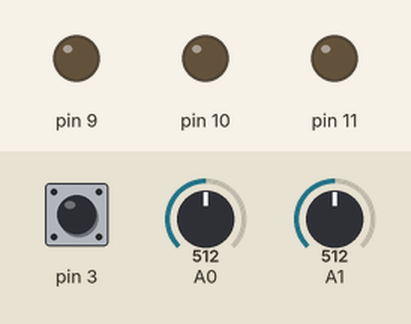
A sketch run on a simulated Arduino Uno, built with avr-gcc and run on an emulated ATmega328P. Shown: output pins drawn as LEDs (lit = HIGH). Inputs (shaded band) come from the test bench; at power-on: A0 = 512, A1 = 512, pin 3 HIGH.

Above: at 1.2 s.
1.3 s: A0 set to 716
At 2.5 s:
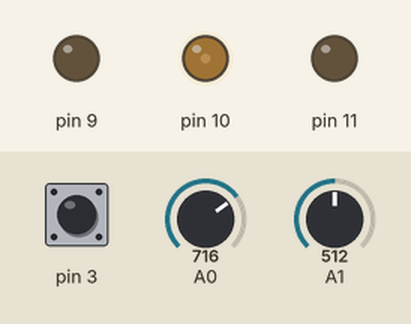
2.8 s: A1 set to 716
At 3.8 s:
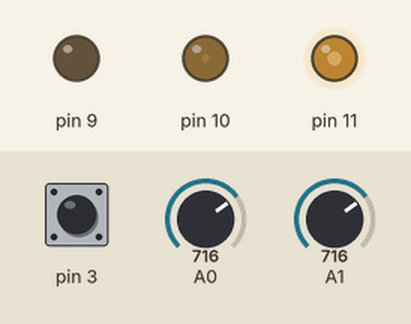
4.3 s: A1 set to 900
At 5.0 s:
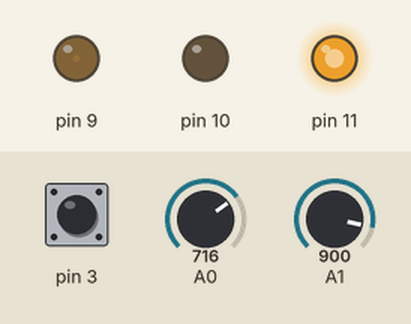
5.8 s: A0 set to 900
At 6.1 s:
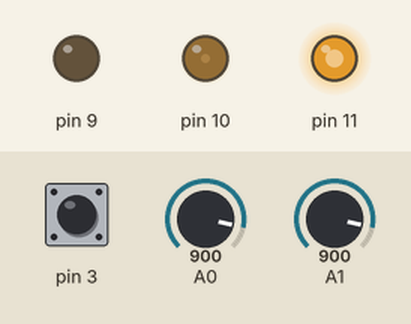
7.3 s: A1 set to 1023
At 8.4 s:
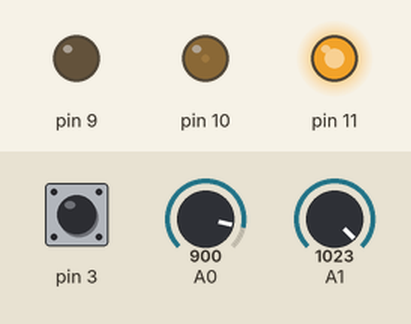
8.8 s: A0 set to 511
At 9.6 s:
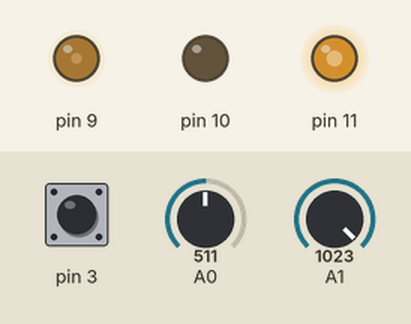
Timing chart, 0 to 11.3 s (numbered marks = the images above; inputs shaded):
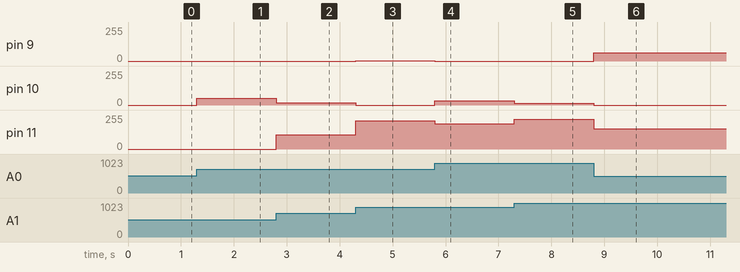

Measured:
- after the input at 1.3 s, pin 10: 0/255 → 50/255 at once
- after the input at 2.8 s, pin 10: 50/255 → 17/255 at once; pin 11: 0/255 → 108/255 at once
- after the input at 4.3 s, pin 9: 0/255 → 3/255 at once; pin 10: 17/255 → 0/255 at once; pin 11: 108/255 → 212/255 at once
- after the input at 5.8 s, pin 9: 3/255 → 0/255 at once; pin 10: 0/255 → 31/255 at once; pin 11: 212/255 → 191/255 at once
- after the input at 7.3 s, pin 10: 31/255 → 15/255 at once; pin 11: 191/255 → 224/255 at once
- after the input at 8.8 s, pin 9: 0/255 → 63/255 at once; pin 10: 15/255 → 0/255 at once; pin 11: 224/255 → 151/255 at once

The sketch:

arduino_rgbled.ino
```cpp
#include "rgbled.h"
#include "color.h"
#include "joystick.h"

const byte pinX{ A0 };
const byte pinY{ A1 };
const byte pinJoybtn{ 3 };
const double deadzone{ 0.05 };

const byte pinR{ 9 };
const byte pinG{ 10 };
const byte pinB{ 11 };

Joystick joystick{ pinX, pinY, pinJoybtn, deadzone };
RGBLED led{ pinR, pinG, pinB };

volatile bool paused{ false };

void onClick(const Joystick::State &state)
{
    paused = !paused;
}

void onUpdate(const Joystick::State &state)
{
    if (!paused)
    {
        Color color = Color::fromAngle(state.angle);
        led.setColor(color, state.magnitude);
    }
}

void setup()
{
    joystick.setOnClick(onClick);
    joystick.setOnUpdate(onUpdate);
}

void loop()
{
    joystick.update();
}
```

color.cpp
```cpp
#include "color.h"

Color Color::blend(const Color & c1, const Color & c2, double ratio)
{
    byte r = c1.red * (1 - ratio) + c2.red * ratio;
    byte g = c1.green * (1 - ratio) + c2.green * ratio;
    byte b = c1.blue * (1 - ratio) + c2.blue * ratio;
    return Color(r, g, b);
}

Color Color::fromAngle(double angle)
{
    const byte segment = angle / (PI / 3);
    const double ratio = fmod(angle, (PI / 3)) / (PI / 3);
    switch (segment)
    {
    case 0:
	case 6:
        return Color::blend(Color(RED), Color(ORANGE), ratio);
    case 1:
        return Color::blend(Color(ORANGE), Color(YELLOW), ratio);
    case 2:
        return Color::blend(Color(YELLOW), Color(GREEN), ratio);
    case 3:
        return Color::blend(Color(GREEN), Color(BLUE), ratio);
    case 4:
        return Color::blend(Color(BLUE), Color(PURPLE), ratio);
    case 5:
        return Color::blend(Color(PURPLE), Color(RED), ratio);
    default:
        return Color(OFF);
    }
}
```

color.h
```cpp
#ifndef _COLOR_h
#define _COLOR_h

#include "Arduino.h"

#define RED 0x00FF0000
#define ORANGE 0x00BF1F00
#define YELLOW 0x00FF7F00
#define GREEN 0x00007F00
#define BLUE 0X000000FF
#define PURPLE 0x007F002F
#define OFF 0x00000000

class Color {
public:
    const byte red;
    const byte green;
    const byte blue;
    Color(long c) : Color(c >> 16, c >> 8, c) {}
    Color(byte r, byte g, byte b) : red{ r }, green{ g }, blue{ b } {}
    static Color blend(const Color &c1, const Color &c2, double ratio);
    static Color fromAngle(double angle);
};

#endif
```

joystick.cpp
```cpp
#include "joystick.h"

void Joystick::update()
{
    int x = analogRead(mXPin) - 511;
    int y = analogRead(mYPin) - 511;
    mState.angle = atan2(y, x) + PI;
    mState.magnitude = sqrt(static_cast<long>(x) * x + static_cast<long>(y) * y);
    mState.magnitude = min(mState.magnitude, 512.0) / 512.0;
    if (mState.magnitude < mDeadzone)
    {
        mState.magnitude = 0.0;
        mState.angle = 0.0;
    }
    int buttonState = digitalRead(mButtonPin);
    if (buttonState != (mState.pressed ? LOW : HIGH))
    {
        mState.pressed = (buttonState == LOW);
        if (mOnClick && mState.pressed) mOnClick(mState);
    }
    if (mOnUpdate) mOnUpdate(mState);
}

void Joystick::setOnClick(void(*function)(const State &))
{
    mOnClick = function;
}

void Joystick::setOnUpdate(void(*function)(const State &))
{
    mOnUpdate = function;
}

void Joystick::removeOnClick()
{
    mOnClick = nullptr;
}

void Joystick::removeOnUpdate()
{
    mOnUpdate = nullptr;
}

void Joystick::init() const
{
    pinMode(mXPin, INPUT);
    pinMode(mYPin, INPUT);
    pinMode(mButtonPin, INPUT_PULLUP);
}
```

joystick.h
```cpp
#ifndef _JOYSTICK_h
#define _JOYSTICK_h

#include "Arduino.h"

class Joystick
{
public:
    struct State {
        double angle;
        double magnitude;
        bool pressed;
    };
    Joystick(byte xPin, byte yPin, byte buttonPin)
        : Joystick(xPin, yPin, buttonPin, 0)
    { init(); }
    Joystick(byte xPin, byte yPin, byte buttonPin, double deadzone)
        : mXPin{ xPin }, mYPin{ yPin }, mButtonPin{ buttonPin }, mDeadzone{ deadzone }
    { init(); }
    void update();
    void setOnClick(void(*function)(const State &));
    void setOnUpdate(void(*function)(const State &));
    void removeOnClick();
    void removeOnUpdate();
private:
    const byte mXPin;
    const byte mYPin;
    const byte mButtonPin;
    const double mDeadzone;
	State mState{ 0.0, 0.0, false };
	void(*mOnClick)(const State &) { nullptr };
    void(*mOnUpdate)(const State &) { nullptr };
    void init() const;
};

#endif
```

rgbled.cpp
```cpp
#include "rgbled.h"

void RGBLED::setColor(const Color &color, double brightness) const
{
    analogWrite(mRPin, color.red * brightness);
    analogWrite(mGPin, color.green * brightness);
    analogWrite(mBPin, color.blue * brightness);
}

void RGBLED::init() const
{
	pinMode(mRPin, OUTPUT);
	pinMode(mGPin, OUTPUT);
	pinMode(mBPin, OUTPUT);
}
```

rgbled.h
```cpp
#ifndef _RGBLED_h
#define _RGBLED_h

#include "Arduino.h"
#include "color.h"

class RGBLED {
public:
	RGBLED(byte rPin, byte gPin, byte bPin)
        : mRPin{ rPin }, mGPin{ gPin }, mBPin{ bPin }
	{ init(); }
	void setColor(const Color &color, double brightness=1.0) const;
private:
	const byte mRPin;
	const byte mGPin;
	const byte mBPin;
	void init() const;
};

#endif
```
